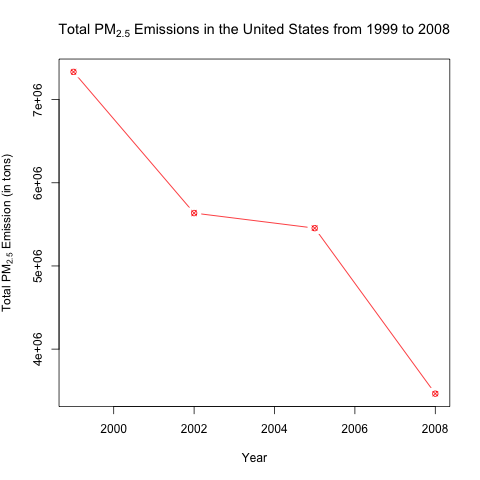

Write R code to recreate this figure.
library(plyr)
library(ggplot2)
library(data.table)
library(grid)
library(scales)
library(httr)

if (!"summary" %in% ls()) {
  summary <- readRDS("../data/summary.rds")
}
if (!"SCC" %in% ls()) {
  SCC <- readRDS("../data/scc.rds")
}
png(filename = "./Plot1.png", width = 480, height = 480, units = "px")

if (!"totalEmissions" %in% ls()) {
  totalEmissions <- aggregate(summary$Emissions, list(summary$year), FUN = "sum")
}
plot(totalEmissions, type = "b", pch = 13, col = "red", xlab = "Year", main = expression('Total PM'[2.5]*" Emissions in the United States from 1999 to 2008"), ylab = expression('Total PM'[2.5]*" Emission (in tons)"))
dev.off()
